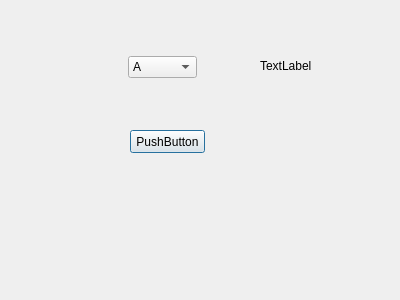
<?xml version="1.0" encoding="UTF-8"?>
<ui version="4.0">
 <class>Dialog</class>
 <widget class="QDialog" name="Dialog">
  <property name="geometry">
   <rect>
    <x>0</x>
    <y>0</y>
    <width>400</width>
    <height>300</height>
   </rect>
  </property>
  <property name="windowTitle">
   <string>Dialog</string>
  </property>
  <widget class="QComboBox" name="comboBox">
   <property name="geometry">
    <rect>
     <x>128</x>
     <y>56</y>
     <width>69</width>
     <height>22</height>
    </rect>
   </property>
   <item>
    <property name="text">
     <string>A</string>
    </property>
   </item>
   <item>
    <property name="text">
     <string>B</string>
    </property>
   </item>
  </widget>
  <widget class="QLabel" name="label">
   <property name="geometry">
    <rect>
     <x>260</x>
     <y>60</y>
     <width>54</width>
     <height>12</height>
    </rect>
   </property>
   <property name="text">
    <string>TextLabel</string>
   </property>
  </widget>
  <widget class="QPushButton" name="pushButton">
   <property name="geometry">
    <rect>
     <x>130</x>
     <y>130</y>
     <width>75</width>
     <height>23</height>
    </rect>
   </property>
   <property name="text">
    <string>PushButton</string>
   </property>
  </widget>
 </widget>
 <resources/>
 <connections/>
</ui>
